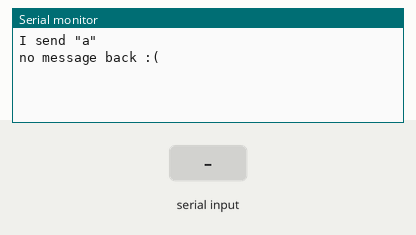
Simulated run of this sketch. Board: Arduino Uno, built with avr-gcc and run on an emulated ATmega328P. Parts: the last lines printed to the serial monitor. Inputs (shaded band) come from the test bench.

Above: at 3.2 s.
3.3 s: "1" received over the second serial link
At 5.4 s:
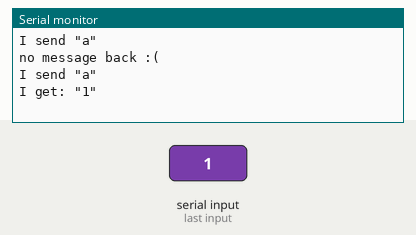
6.5 s: "0" received over the second serial link
At 7.8 s:
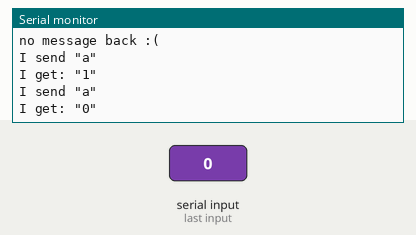
9.3 s: "2" received over the second serial link
At 11.8 s:
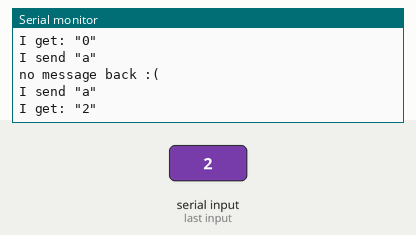

Measured:
- after the input at 3.3 s, the serial monitor: prints a new line after 1.7 s (image 1)
- after the input at 6.5 s, the serial monitor: prints a new line after 0.50 s (image 2)
- after the input at 9.3 s, the serial monitor: prints a new line after 1.7 s (image 3)

The sketch:

unocode.ino
```cpp
#include <SoftwareSerial.h>
SoftwareSerial espSerial(5, 6);

int i;
void setup() {
  Serial.begin(115200);
  espSerial.begin(115200);
  delay(2000);
}

void loop() {
  Serial.println("I send \"a\"");
  espSerial.println("a");
  delay(1000);
  if (espSerial.available() > 0) {
    Serial.print("I get: \"");
    Serial.write(espSerial.read());
    Serial.println("\"");
  } else {
    Serial.println("no message back :(");
  }
  delay(1000);
}
```
